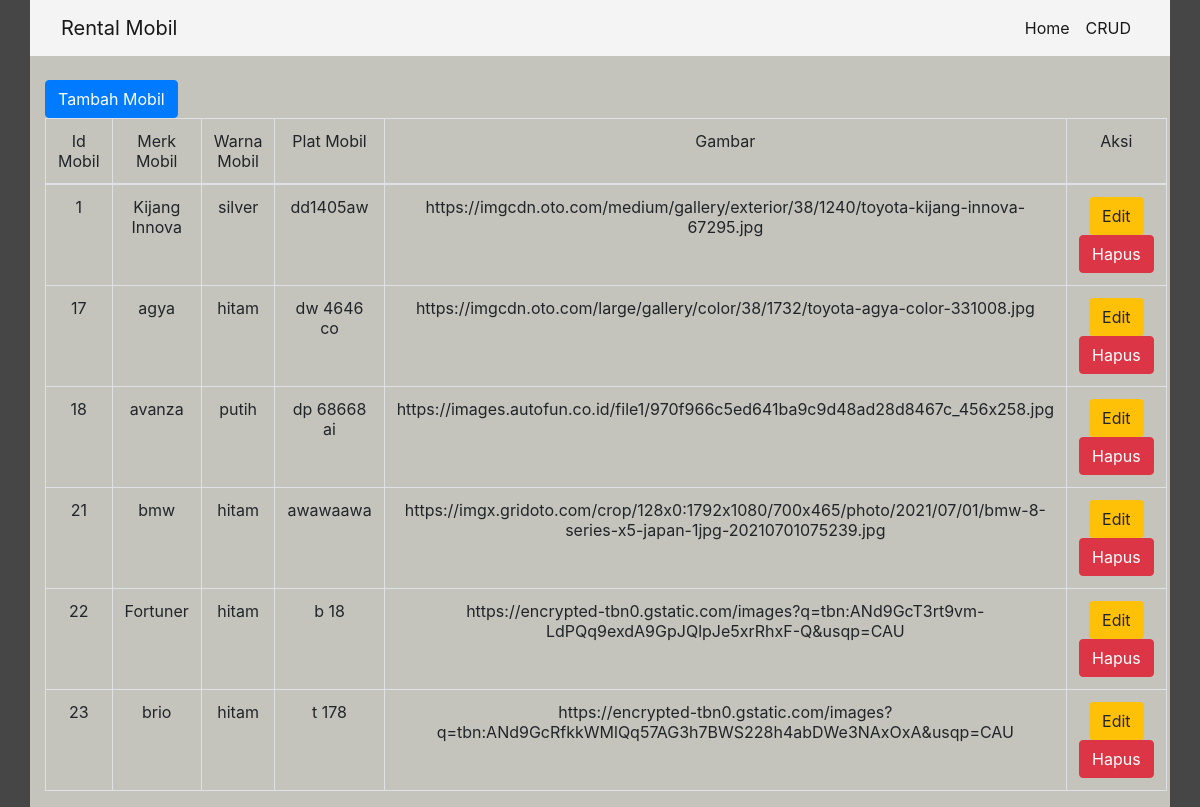
Screenshot of /crud.php with the database file from the repository.
### tables this page shows
CREATE TABLE `table_mobil` (
  `id_mobil` int(11) NOT NULL,
  `warna_mobil` varchar(128) NOT NULL,
  `merk_mobil` varchar(128) NOT NULL,
  `plat_mobil` varchar(128) NOT NULL,
  `gambar` varchar(128) NOT NULL
);

### crud.php (the view, shortened to what this page needs)
<html lang="en">
<head>
    <link rel="stylesheet" href="https://cdn.jsdelivr.net/npm/bootstrap@4.6.1/dist/css/bootstrap.min.css">
    <link rel="stylesheet" href="style.css">
</head>
<body>
    <?php
    include_once("connect.php");
    $mobil = mysqli_query(
        $conn,
        "SELECT * FROM table_mobil"
    );
    ?>
    <div class="container">
        <div class="row" style="background-color: #f4f4f4;">
            <div class="col">
                <nav class="navbar navbar-expand-lg navbar-light">
                    <a class="navbar-brand" href="#">Rental Mobil</a>
                    <div class="collapse navbar-collapse" id="navbarNav">
                        <ul class="navbar-nav ml-auto">
                            <li class="nav-item active">
                                <a class="nav-link" href="index.php">Home <span class="sr-only">(current)</span></a>
                            </li>
                            <li class="nav-item active">
                                <a class="nav-link" href="crud.php">CRUD <span class="sr-only">(current)</span></a>
                            </li>
                        </ul>
                    </div>
                </nav>
            </div>
        </div>
        <div class="row mt-4">
            <div class="col-md-12">
                <a href="add.php" class="btn btn-primary">Tambah Mobil</a>
            </div>
            <div class="col-md-12">
                <table class="table table-bordered">
                    <thead>
                        <tr class="text-center">
                            <td>Id Mobil</td>
                            <td>Merk Mobil</td>
                            <td>Warna Mobil</td>
                            <td>Plat Mobil</td>
                            <td>Gambar</td>
                            <td>Aksi</td>
                        </tr>
                    </thead>
                    <tbody>
                        <?php
                        while ($mo = mysqli_fetch_array($mobil)) {
                            echo "
                            <tr class='text-center'>
                            <td>" . $mo['id_mobil'] . "</td>
                            <td>" . $mo['merk_mobil'] . "</td>
                            <td>" . $mo['warna_mobil'] . "</td>
                            <td>" . $mo['plat_mobil'] . "</td>
                            <td>" . $mo['gambar'] . "</td>                            <td class='text-center'>
                            <a href='edit.php?id_mobil=" . $mo['id_mobil'] . "' class='btn btn-warning'>Edit</a>
                            <a href='' class='btn  btn-danger' onclick='confirmation(`" . $mo['id_mobil'] . "`)' >Hapus</a>
                            </td>
                            </tr>
                            ";
                        } ?>
                    </tbody>
                </table>
            </div>
        </div>
    </div>
</body>
</html>

### style.css (style rules this page uses)
body { background-color: #464646; }
.container { background-color: #c4c4bc; }

### rows the page displays
table_mobil: id_mobil "1", merk_mobil "Kijang Innova", warna_mobil "silver", plat_mobil "dd1405aw", gambar "https://imgcdn.oto.com/medium/gallery/exterior/38/1240/toyota-kijang-innova-67295.jpg"
table_mobil: id_mobil "17", merk_mobil "agya", warna_mobil "hitam", plat_mobil "dw 4646 co", gambar "https://imgcdn.oto.com/large/gallery/color/38/1732/toyota-agya-color-331008.jpg"
table_mobil: id_mobil "18", merk_mobil "avanza", warna_mobil "putih", plat_mobil "dp 68668 ai", gambar "https://images.autofun.co.id/file1/970f966c5ed641ba9c9d48ad28d8467c_456x258.jpg"
table_mobil: id_mobil "21", merk_mobil "bmw", warna_mobil "hitam", plat_mobil "awawaawa", gambar "https://imgx.gridoto.com/crop/128x0:1792x1080/700x465/photo/2021/07/01/bmw-8-series-x5-japan-1jpg-20210701075239.jpg"
table_mobil: id_mobil "22", merk_mobil "Fortuner", warna_mobil "hitam", plat_mobil "b 18", gambar "https://encrypted-tbn0.gstatic.com/images?q=tbn:ANd9GcT3rt9vm-LdPQq9exdA9GpJQlpJe5xrRhxF-Q&usqp=CAU"
table_mobil: id_mobil "23", merk_mobil "brio", warna_mobil "hitam", plat_mobil "t 178", gambar "https://encrypted-tbn0.gstatic.com/images?q=tbn:ANd9GcRfkkWMlQq57AG3h7BWS228h4abDWe3NAxOxA&usqp=CAU"
